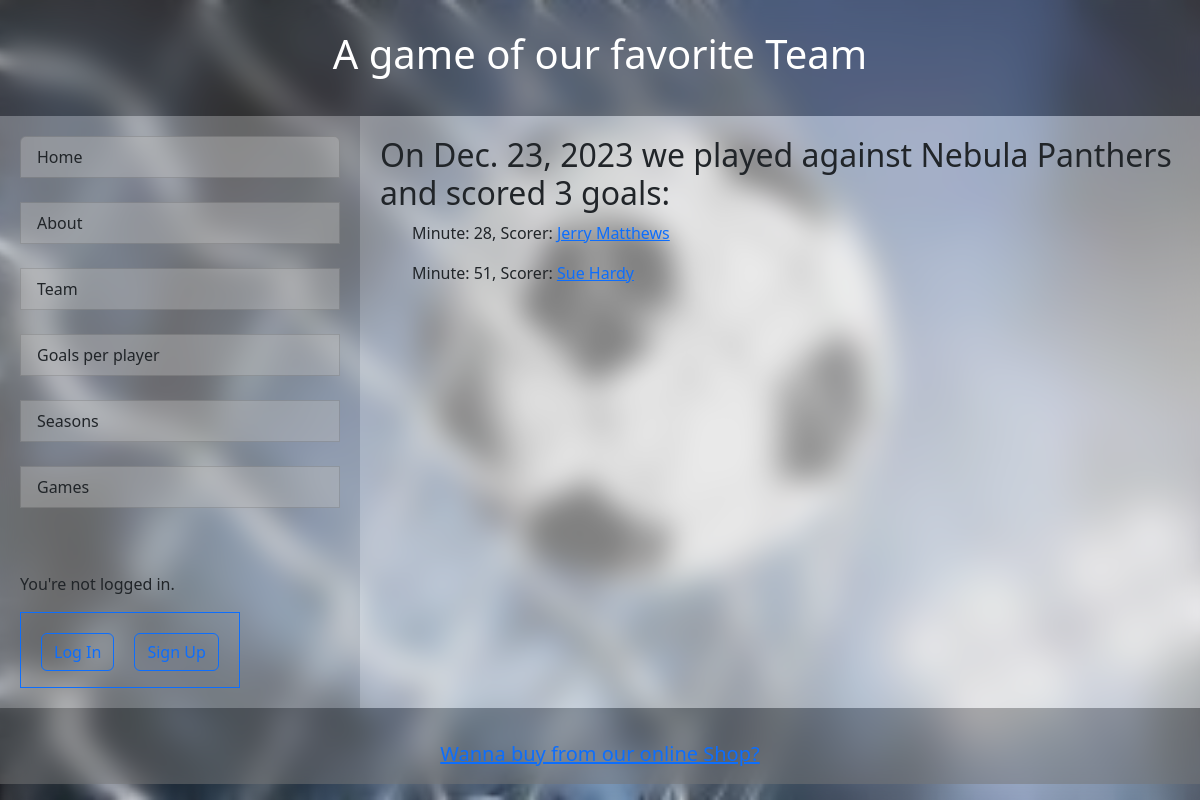
Before: /team/game/105 with the older database file.
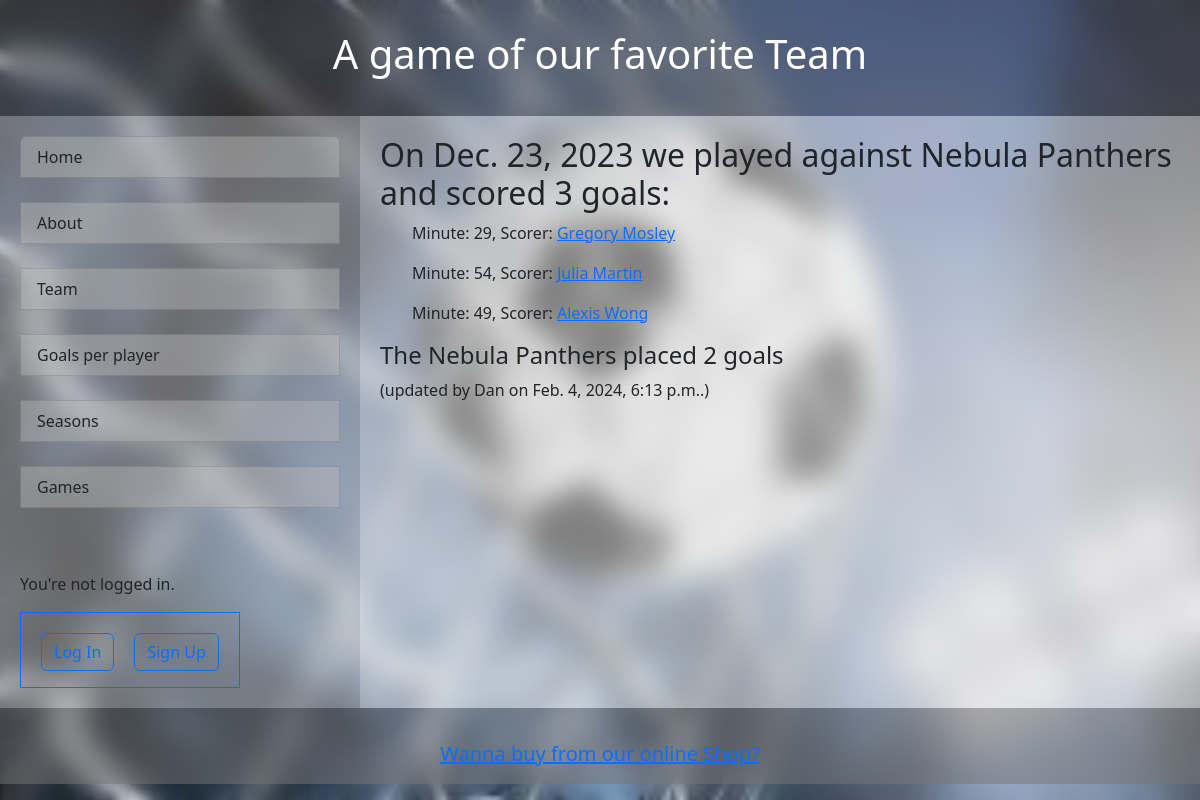
After: the same page with the newer database file.
### team/models.py (models this page shows, shortened)
class GoalsScored(models.Model):
    game = models.ForeignKey(Games, on_delete=models.CASCADE)
    minute = models.PositiveIntegerField()
    player = models.ForeignKey(Player, on_delete=models.CASCADE, related_name="goals_scored")

class Player(models.Model):
    POSITIONS = [
        ("goalkeeper", "Goal Keeper"),
        ("forward", "Forward"),
        ("defense", "Midfielder"),
        ("striker", "Striker"),
        ("substitute", "Substitute")
    ]
    name = models.CharField(max_length=100)
    age = models.PositiveIntegerField()
    position = models.CharField(max_length=100, choices=POSITIONS)
    teams = models.ManyToManyField(Team, through="TeamReg")
    profile = models.OneToOneField(PlayerProfile, on_delete=models.CASCADE, null=True)

class Games(models.Model):
    game_date = models.DateField()
    opponent = models.CharField(max_length=100)
    score = models.PositiveIntegerField()

class OpponentScoresUserUpated(models.Model):
    game = models.ForeignKey(Games, on_delete=models.CASCADE)
    score = models.PositiveIntegerField()
    update_time = models.DateTimeField(auto_now=True)
    update_user = models.ForeignKey(User, on_delete=models.CASCADE)

### team/views.py (the view, shortened to what this page needs)
# urls.py: path("team/game/<int:game_id>", GamePageView.as_view(), name="game_page"),
class GamePageView(FormView):
    template_name = "game.html"
    form_class = UserUpdateGameForm
    def get(self, request: HttpRequest, *args: str, **kwargs: Any) -> HttpResponse:
        self.update = request.GET.get("update")
        return super().get(request, *args, **kwargs)
    def get_form(self, form_class=None):
        form = super().get_form(form_class)
        form.game_id = self.kwargs['game_id']
        try:
            if self.update:
                form.fields['score'].initial = OpponentScoresUserUpated.objects.filter(game=form.game_id).last().score
        except:
            pass
        return form
    def get_context_data(self, **kwargs):
        context = super().get_context_data(**kwargs)
        game_id = self.kwargs.get('game_id')
        if OpponentScoresUserUpated.objects.filter(game=game_id).count():
            op_score = OpponentScoresUserUpated.objects.filter(game=game_id).last()
            context['updated_opponent'] = op_score
            if not self.update:
                context['block_form'] = True
        game = Games.objects.get(pk=game_id)
        goals = GoalsScored.objects.filter(game=game_id)
        context.update({
            "update":self.update,
            "extra_style": "team/style.css",
            "game": game,
            "goals": goals,
            "navs": mark_safe(top_links(reverse("eshop_home"), ["team"])),
            "foot": mark_safe(shop_link())
        })
        return context

### templates/shared.py (called while the page is built, shortened)
def shop_link():
    url=reverse("eshop_home")
    return f"""</br>
                <h5><a href={url}>Wanna buy from our online Shop?</a></h5>
                """

def top_links(exclude_request, app):
    urls = []
    prefix=""
    if "team" in app:
        if len(app) > 1:
            prefix = "Team: "
        for url in [
            (reverse("home_page"), prefix+"Home"),
            (reverse("about_page"), prefix+"About"),
            (reverse("team_page"), prefix+"Team"),
            (reverse("scores_page"), prefix+"Goals per player"),
            (reverse("seasons_page"), prefix+"Seasons"),
            (reverse("games_page"), prefix+"Games"),
        ]:
            urls.append(url)
    returnded_urls = ""
    for url in [url for url in urls if not url[0] == exclude_request]:
        returnded_urls += f'<a href={url[0]} class="list-group-item  custom-list-item">{url[1]}</a></br>'
    return returnded_urls

### team/templates/game.html (shortened to what this page needs)
{% extends "basepage.html" %}
{% load custom_filters %}
{% load crispy_forms_tags %}
{% load static %}
{% block extra_css %}
    <link rel="stylesheet" href="{%static extra_style %}">
{% endblock %}
{% block head %}
A game of our favorite Team
{% endblock head %}
{% block nav %}
{{navs}}
{% endblock nav %}
{% block content %}
<h2>On {{game.game_date}} we played against {{game.opponent}} and scored {{game.score}} goals:</h2>
<ol>
    {% for goal in goals %}
        <p>Minute: {{ goal.minute }}, Scorer: <a href="{% url 'player_data' goal.player.id %}">{{goal.player.name}}</a></p>
    {% endfor %}
</ol>
{% if updated_opponent and not update %}
    <h4>The {{ game.opponent }} placed
        {% if user.is_authenticated %}
            <a href="{% url 'game_page' game.id %}?update=True" title="You don't agree, {{ user.first_name }}? Click to correct!">{{ updated_opponent.score }} goals</a>
        {% else %}
            {{ updated_opponent.score }} goals
        {% endif %}
    </h4>
    <p>(updated by {{updated_opponent.update_user}} on {{updated_opponent.update_time}}.)</p>
{% elif user.is_authenticated and update  %}
<h4>Correct the score the {{game.opponent}} placed according to {{updated_opponent.update_user}} here:</h4>
<p>Score for the {{ game.game_date|date:'j'|ordinal }} of {{ game.game_date|date:'F' }} in {{game.game_date|date:'Y'}}:</p>
{% endif %}
{% endblock content %}
{% block foot %}
{{foot}}
{% endblock foot %}

Changed rows visible on the page:
removed GoalsScored: minute "28", player.name "Jerry Matthews"
removed GoalsScored: minute "51", player.name "Sue Hardy"
shown differently, row unchanged: Games "Nebula Panthers": opponent (not shown) → "Nebula Panthers"
added GoalsScored: minute "29", player.name "Gregory Mosley"
added GoalsScored: minute "54", player.name "Julia Martin"
added GoalsScored: minute "49", player.name "Alexis Wong"
added OpponentScoresUserUpated: score "2", update_user "Dan", update_time "Feb. 4, 2024, 6:13 p.m."
Other visible differences:
text now shown: "The placed goals (updated by on .)"
